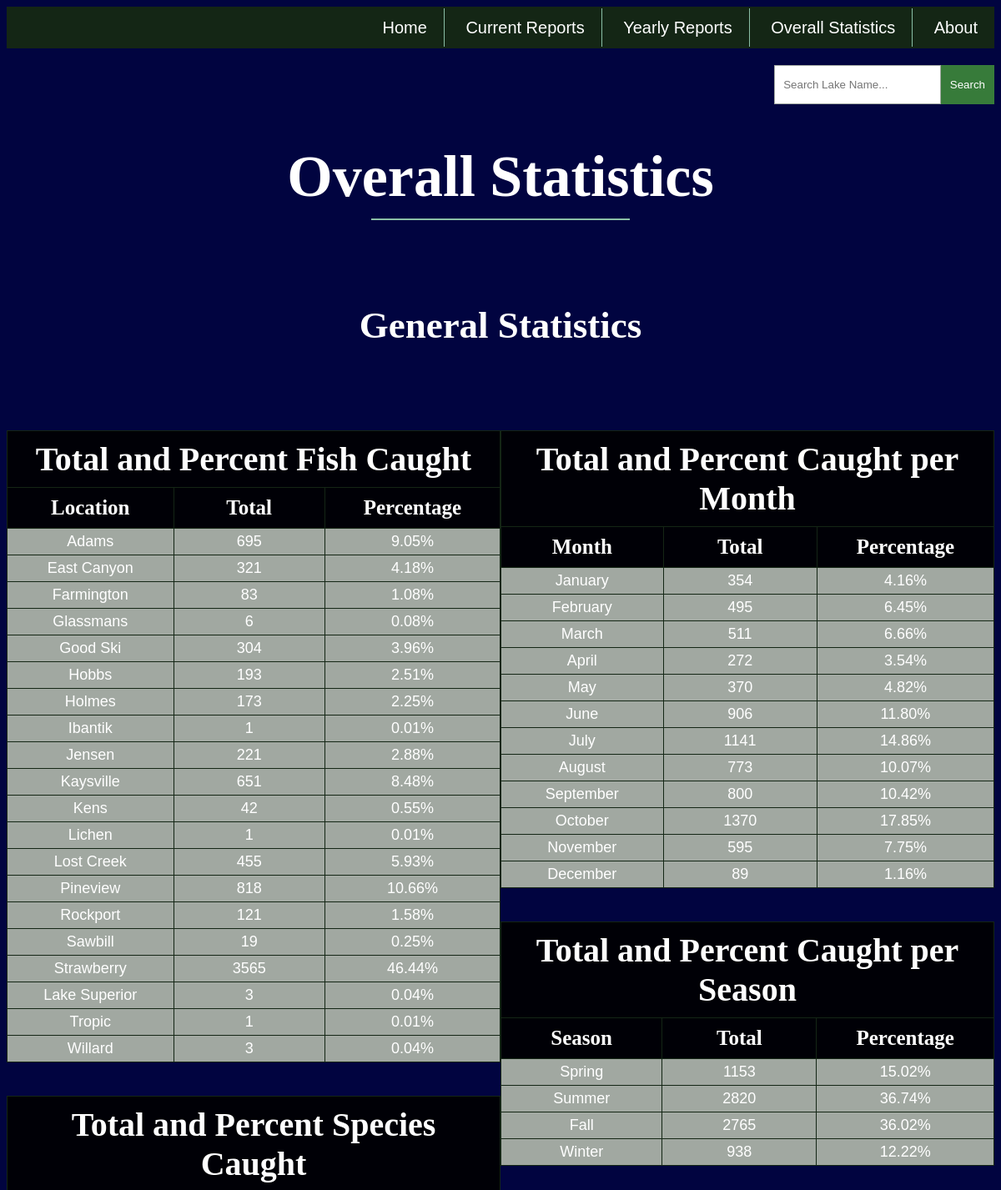
/overall_stats/ (upper part), run on the app's committed database.
### fitzfishing/models.py (models this page shows, shortened)
class OverallPaginator(models.Model):
    location_name = models.CharField(max_length=200)

class OverallLakeData(models.Model):
    location_name = models.CharField(max_length=200)
    total = models.CharField(max_length=200)
    percent = models.CharField(max_length=200)

class OverallMonthData(models.Model):
    month_name = models.CharField(max_length=200)
    total = models.CharField(max_length=200)
    percent = models.CharField(max_length=200)

class OverallSeasonData(models.Model):
    season_name = models.CharField(max_length=200)
    total = models.CharField(max_length=200)
    percent = models.CharField(max_length=200)

### fitzfishing/views.py (the view)
# urls.py: path('overall_stats/', views.overall_stats, name="overall_stats"),
def overall_stats(request):
    overall_lake_list = OverallLakeData.objects.all()
    overall_month_list = OverallMonthData.objects.all()
    overall_species_list = OverallSpeciesData.objects.all()
    overall_season_list = OverallSeasonData.objects.all()
    overall_name_list = OverallPaginator.objects.all()
    lake_name = request.GET.get('lake_name')
    if lake_name != '' and lake_name is not None:
        overall_name_list = overall_name_list.filter(location_name__icontains=lake_name)
    paginator = Paginator(overall_name_list, 5)
    page = request.GET.get('page')
    overall_name_list = paginator.get_page(page)
    return render(request, 'fitzfishing/overall_stats.html', {'overall_lake_list': overall_lake_list, 'overall_month_list': overall_month_list, 'overall_species_list': overall_species_list, 'overall_season_list': overall_season_list, 'overall_name_list': overall_name_list})

### fitzfishing/templates/fitzfishing/overall_stats.html (shortened to what this page needs)
{% extends 'fitzfishing/base.html' %}
{% load static %}
    {% block body %}
        <form action="" method="GET">
            <input type="text" name="lake_name" placeholder="Search Lake Name...">
            <button class="search-button" type="submit">Search</button>
        </form>
        <h1 class="main-head">Overall Statistics</h1>
        <hr class="overall-line">
        {% for name in overall_name_list %}
        {% if name.location_name == 'General Statistics' %}
        <h2 class="sub-head">{{ name.location_name }}</h2>
        <div class="overall-container">
            <div class="overall-col">
                <table class="overall-tables">
                    <tr>
                        <th colspan="3" class="overall-table-head">Total and Percent Fish Caught</th>
                    </tr>
                    <tr>
                        <th class="overall-table-sub-head">Location</th>
                        <th class="overall-table-sub-head">Total</th>
                        <th class="overall-table-sub-head">Percentage</th>
                    </tr>
                    {% for lake in overall_lake_list %}
                    <tr>
                        <td>{{ lake.location_name }}</td>
                        <td>{{ lake.total }}</td>
                        <td>{{ lake.percent }}</td>
                    </tr>
                    {% endfor %}
                </table>
                <table class="overall-tables">
                    <tr>
                        <th colspan="3" class="overall-table-head">Total and Percent Species Caught</th>
                    </tr>
                </table>
            </div>
            <div class="overall-col">
                <table class="overall-tables">
                    <tr>
                        <th colspan="3" class="overall-table-head">Total and Percent Caught per Month</th>
                    </tr>
                    <tr>
                        <th class="overall-table-sub-head">Month</th>
                        <th class="overall-table-sub-head">Total</th>
                        <th class="overall-table-sub-head">Percentage</th>
                    </tr>
                    {% for month in overall_month_list %}
                    <tr>
                        <td>{{ month.month_name }}</td>
                        <td>{{ month.total }}</td>
                        <td>{{ month.percent }}</td>
                    </tr>
                    {% endfor %}
                </table>
                <table class="overall-tables">
                    <tr>
                        <th colspan="3" class="overall-table-head">Total and Percent Caught per Season</th>
                    </tr>
                    <tr>
                        <th class="overall-table-sub-head">Season</th>
                        <th class="overall-table-sub-head">Total</th>
                        <th class="overall-table-sub-head">Percentage</th>
                    </tr>
                    {% for season in overall_season_list %}
                    <tr>
                        <td>{{ season.season_name }}</td>
                        <td>{{ season.total }}</td>
                        <td>{{ season.percent }}</td>
                    </tr>
                    {% endfor %}
                </table>
                <img src="{% static 'images/OverallImages/overall_fish.png' %}" alt="" style="width: 100%; margin-bottom: 2rem;"><br>
                <img src="{% static 'images/OverallImages/overall_month.png' %}" alt="" style="width: 100%; margin-bottom: 2rem;"><br>
            </div>
        </div>
        {% endif %}
        {% endfor %}
    {% endblock %}

### fitzfishing/static/css/styles.css (style rules this page uses)
html { background-color: #010440; font-size: 20px; font-family: 'Quicksand', sans-serif; color: #FFFFFF; }
.main-head { font-size: 3.5rem; font-family: 'Libre Baskerville', serif; text-align: center; margin-bottom: 0; }
.sub-head { font-size: 2.25rem; font-family: 'Libre Baskerville', serif; text-align: center; }
hr { height: 2px; border-width: 0; background-color: #8ABFA6; }
table, th, td { text-align: center; border: 1px solid #142615; border-collapse: collapse; padding: .5rem; }
th { background-color: #000006; font-size: 1.25rem; font-family: 'Libre Baskerville', serif; width: 250px; }
td { background-color: #A1A8A1; font-size: .9rem; padding: .25rem; }
.year-tables, .overall-tables { margin-bottom: 2rem; }
.year-table-head, .stats-table-head, .overall-table-head { font-size: 2rem; }
.year-table-sub-head, .overall-table-sub-head { font-size: 1.25rem; }
.overall-line { width: 310px; margin-bottom: 5rem; }
form { display: flex; justify-content: flex-end; }
form > input { padding: .5rem; margin-top: 1rem; border: 1px solid #A1A8A1; width: 15%; height: 25px; background-color: #FFFFFF; }
.search-button { padding: .5rem; margin-top: 1rem; margin-right: 0; border: 1px solid #377B3A; background-color: #377B3A; color: white; }
.overall-container { display: flex; justify-content: space-around; margin-top: 5rem; margin-bottom: 5rem; }

### data on the page
OverallPaginator: location_name "General Statistics"
OverallLakeData: location_name "Adams", total "695", percent "9.05%"
OverallLakeData: location_name "East Canyon", total "321", percent "4.18%"
OverallLakeData: location_name "Farmington", total "83", percent "1.08%"
OverallLakeData: location_name "Glassmans", total "6", percent "0.08%"
OverallLakeData: location_name "Good Ski", total "304", percent "3.96%"
OverallLakeData: location_name "Hobbs", total "193", percent "2.51%"
OverallLakeData: location_name "Holmes", total "173", percent "2.25%"
OverallLakeData: location_name "Ibantik", total "1", percent "0.01%"
OverallLakeData: location_name "Jensen", total "221", percent "2.88%"
OverallLakeData: location_name "Kaysville", total "651", percent "8.48%"
OverallLakeData: location_name "Kens", total "42", percent "0.55%"
OverallLakeData: location_name "Lichen", total "1", percent "0.01%"
OverallLakeData: location_name "Lost Creek", total "455", percent "5.93%"
OverallLakeData: location_name "Pineview", total "818", percent "10.66%"
OverallLakeData: location_name "Rockport", total "121", percent "1.58%"
OverallLakeData: location_name "Sawbill", total "19", percent "0.25%"
OverallLakeData: location_name "Strawberry", total "3565", percent "46.44%"
OverallLakeData: location_name "Lake Superior", total "3", percent "0.04%"
OverallLakeData: location_name "Tropic", total "1", percent "0.01%"
OverallLakeData: location_name "Willard", total "3", percent "0.04%"
OverallMonthData: month_name "January", total "354", percent "4.16%"
OverallMonthData: month_name "February", total "495", percent "6.45%"
OverallMonthData: month_name "March", total "511", percent "6.66%"
OverallMonthData: month_name "April", total "272", percent "3.54%"
OverallMonthData: month_name "May", total "370", percent "4.82%"
OverallMonthData: month_name "June", total "906", percent "11.80%"
OverallMonthData: month_name "July", total "1141", percent "14.86%"
OverallMonthData: month_name "August", total "773", percent "10.07%"
OverallMonthData: month_name "September", total "800", percent "10.42%"
OverallMonthData: month_name "October", total "1370", percent "17.85%"
OverallMonthData: month_name "November", total "595", percent "7.75%"
OverallMonthData: month_name "December", total "89", percent "1.16%"
OverallSeasonData: season_name "Spring", total "1153", percent "15.02%"
OverallSeasonData: season_name "Summer", total "2820", percent "36.74%"
OverallSeasonData: season_name "Fall", total "2765", percent "36.02%"
OverallSeasonData: season_name "Winter", total "938", percent "12.22%"
